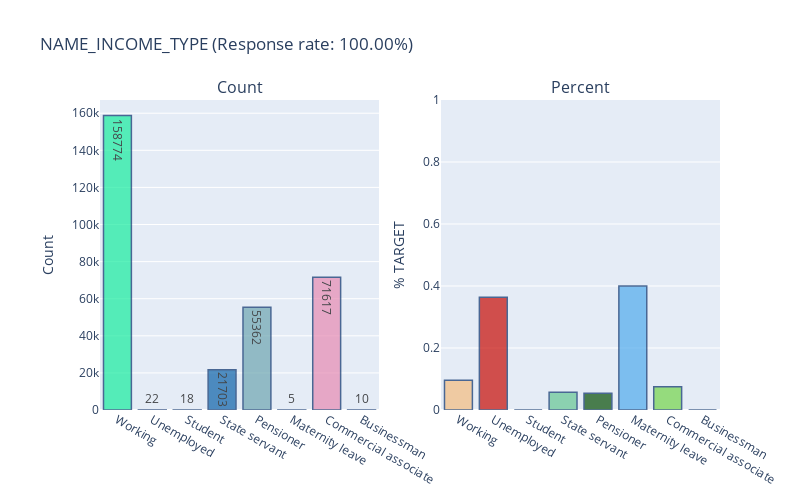

The code cell stored with this chart in its notebook:
### Markdown cell above
### 2.1.6. Income type

### Code cell
temp_col = features_dtype_object[5]
plot_count_percent_for_object(application_train, temp_col)

### Figure 1 — Plotly figure (JSON) as saved in the notebook; plotly's stock layout.template omitted (floating-point values rounded to 4 significant figures)
{"data": [{"marker": {"color": ["#18EC9F", "#BE4374", "#8B33C9", "#0C62A8", "#6EA6B1", "#CF7357", "#E78BB3", "#18D6D1", "#BF52C4", "#BAAFB0", "#0B7642", "#E2C613", "#347C6D", "#4C1353", "#E7B3A2", "#ECDEF5", "#827325", "#1B275A", "#E770CB", "#E457B6", "#053BBD", "#6A28D0", "#DEEEF4", "#CC545D", "#87AB41", "#A70CB6", "#EFEAE1", "#A942A0", "#B72E37", "#3CE132", "#8E9BCA", "#38EE29", "#8496C4", "#EB3B89", "#134AB0", "#9F3419", "#82422F", "#A692CB", "#15235E", "#65E442", "#ED0009", "#AD204C", "#0AEA2B", "#B8819B", "#90F2A1", "#011AE8", "#64223A", "#538EFB", "#AA5796", "#66FB6D", "#0AD247", "#64D5DF", "#4B09BF", "#8FAB8C", "#95343F", "#C976F8", "#D3CDB5", "#E768AC", "#23BDC3", "#C2175B", "#FAF534", "#E1DFCD", "#22E787", "#AF7D46", "#66CC82", "#9459C2", "#2458D6", "#57F397", "#C39FFE", "#8258F9", "#FA4A37", "#380092", "#23CC35", "#937E67", "#9E1D94", "#319B22", "#0675BC", "#01B5B2", "#D3A7E1", "#3D1EA6", "#B21101", "#D8816F", "#75E80A", "#A0DD92", "#9FCF51", "#F6A61D", "#C4239A", "#4F4E47", "#4F9410", "#F317F6", "#8FB5FE", "#F67164", "#2757B6", "#57F6BB", "#A08278", "#21FD7D", "#83F6E2", "#062DBE", "#04EABE", "#1DEF3D"], "line": {"color": "rgb(8,48,107)", "width": 1.5}}, "name": "Percent", "opacity": 0.7, "orientation": "v", "text": [158774, 22, 18, 21703, 55362, 5, 71617, 10], "textfont": {"color": "rgb(0, 0, 0)", "size": 12}, "textposition": "auto", "type": "bar", "x": ["Working", "Unemployed", "Student", "State servant", "Pensioner", "Maternity leave", "Commercial associate", "Businessman"], "xaxis": "x", "y": [158774, 22, 18, 21703, 55362, 5, 71617, 10], "yaxis": "y"}, {"marker": {"color": ["#F4BD7F", "#C80C05", "#826EB9", "#66C793", "#084F06", "#51ABED", "#74D44A", "#C3F303", "#61D155", "#389400", "#BE4471", "#627C69", "#4485A4", "#52BE12", "#07FB53", "#939FD9", "#13A3D6", "#0180CA", "#9701F5", "#2B01E6", "#CCE82D", "#F42D1C", "#AC009D", "#85A46B", "#256240", "#D073D6", "#20C5B7", "#FF6B53", "#5ACF41", "#4590F5", "#E63D07", "#9CE355", "#CDE8EF", "#0C9A64", "#617D1F", "#958D8D", "#9DF719", "#B6AFFB", "#B3048F", "#1562D8", "#7687BF", "#C00BFB", "#29BDCE", "#52FD5E", "#09FF99", "#26EF33", "#A9FF06", "#A36A45", "#ABAD77", "#9B0037", "#96A8D7", "#B5C3AD", "#87AB99", "#6052DC", "#A95681", "#AA1D69", "#8D4E94", "#243EB6", "#78CCDB", "#851320", "#7A457D", "#007FB0", "#142CD6", "#E838BE", "#93D593", "#F594F6", "#A962C6", "#7D1DFB", "#EC4DFD", "#028DD1", "#346362", "#2C04A0", "#74BC3C", "#D2C4C8", "#7EF13F", "#C1D7FB", "#7B1E95", "#7706A1", "#014408", "#F6FDAF", "#A2C2D9", "#056CBB", "#1A28D4", "#48D793", "#B61413", "#342687", "#5BA172", "#964023", "#AC9E5E", "#8B97A1", "#02EB45", "#7F32CB", "#5AB3B5", "#BDD7ED", "#BF61BB", "#5CD7ED", "#A2DBC4", "#F95D24", "#34975A", "#881438"], "line": {"color": "rgb(8,48,107)", "width": 1.5}}, "opacity": 0.7, "orientation": "v", "text": [["Working", 0.09588], ["Unemployed", 0.3636], ["Student", 0], ["State servant", 0.05755], ["Pensioner", 0.05386], ["Maternity leave", 0.4], ["Commercial associate", 0.07484], ["Businessman", 0]], "textfont": {"color": "rgb(0, 0, 0)", "size": 12}, "textposition": "auto", "type": "bar", "x": ["Working", "Unemployed", "Student", "State servant", "Pensioner", "Maternity leave", "Commercial associate", "Businessman"], "xaxis": "x2", "y": [0.09588, 0.3636, 0, 0.05755, 0.05386, 0.4, 0.07484, 0], "yaxis": "y2"}], "layout": {"annotations": [{"font": {"size": 16}, "showarrow": false, "text": "Count", "x": 0.225, "xanchor": "center", "xref": "paper", "y": 1, "yanchor": "bottom", "yref": "paper"}, {"font": {"size": 16}, "showarrow": false, "text": "Percent", "x": 0.775, "xanchor": "center", "xref": "paper", "y": 1, "yanchor": "bottom", "yref": "paper"}], "height": 500, "margin": {"l": 100}, "showlegend": false, "title": {"text": "NAME_INCOME_TYPE (Response rate: 100.00%)"}, "width": 800, "xaxis": {"anchor": "y", "domain": [0, 0.45]}, "xaxis2": {"anchor": "y2", "domain": [0.55, 1]}, "yaxis": {"anchor": "x", "domain": [0, 1], "title": {"text": "Count"}}, "yaxis2": {"anchor": "x2", "domain": [0, 1], "range": [0, 1], "title": {"text": "% TARGET"}}}}
